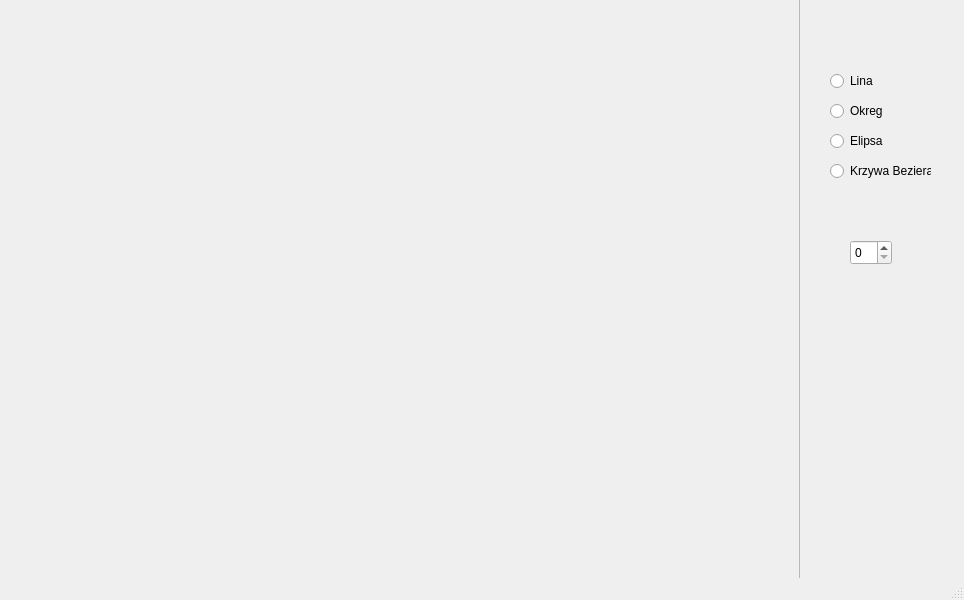
<?xml version="1.0" encoding="UTF-8"?>
<ui version="4.0">
 <class>MainWindow</class>
 <widget class="QMainWindow" name="MainWindow">
  <property name="geometry">
   <rect>
    <x>0</x>
    <y>0</y>
    <width>964</width>
    <height>600</height>
   </rect>
  </property>
  <property name="windowTitle">
   <string>MainWindow</string>
  </property>
  <widget class="QWidget" name="centralwidget">
   <widget class="QFrame" name="myFrame">
    <property name="geometry">
     <rect>
      <x>-1</x>
      <y>-1</y>
      <width>801</width>
      <height>581</height>
     </rect>
    </property>
    <property name="frameShape">
     <enum>QFrame::StyledPanel</enum>
    </property>
    <property name="frameShadow">
     <enum>QFrame::Raised</enum>
    </property>
   </widget>
   <widget class="QRadioButton" name="liniaButton">
    <property name="geometry">
     <rect>
      <x>830</x>
      <y>70</y>
      <width>91</width>
      <height>22</height>
     </rect>
    </property>
    <property name="text">
     <string>Lina</string>
    </property>
   </widget>
   <widget class="QRadioButton" name="okregButton">
    <property name="geometry">
     <rect>
      <x>830</x>
      <y>100</y>
      <width>91</width>
      <height>22</height>
     </rect>
    </property>
    <property name="text">
     <string>Okreg</string>
    </property>
   </widget>
   <widget class="QRadioButton" name="elipsaButton">
    <property name="geometry">
     <rect>
      <x>830</x>
      <y>130</y>
      <width>91</width>
      <height>22</height>
     </rect>
    </property>
    <property name="text">
     <string>Elipsa</string>
    </property>
   </widget>
   <widget class="QRadioButton" name="bezierButton">
    <property name="geometry">
     <rect>
      <x>830</x>
      <y>160</y>
      <width>101</width>
      <height>22</height>
     </rect>
    </property>
    <property name="text">
     <string>Krzywa Beziera</string>
    </property>
   </widget>
   <widget class="QSpinBox" name="wierzBox">
    <property name="geometry">
     <rect>
      <x>850</x>
      <y>240</y>
      <width>42</width>
      <height>25</height>
     </rect>
    </property>
   </widget>
  </widget>
  <widget class="QMenuBar" name="menubar">
   <property name="geometry">
    <rect>
     <x>0</x>
     <y>0</y>
     <width>964</width>
     <height>21</height>
    </rect>
   </property>
  </widget>
  <widget class="QStatusBar" name="statusbar"/>
 </widget>
 <resources/>
 <connections/>
</ui>
